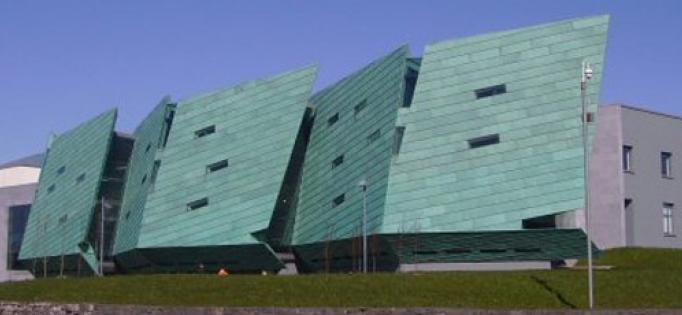
#> input picture Lab 10/GMIT2.jpg, 682 x 315 px, found by its file name
$ python Lab10.py   (Python 2 division)   (older library calls are emulated)
#> lines starting #> are read from the running program, lines starting #| are printed output that depends on the picture; after the words box and inside, x2 and y2 are one past the last pixel; in counts of white or black regions, pixels touching at a corner belong together
import cv2
import numpy as np
from matplotlib import pyplot as plt

filename = 'GMIT1.jpg'
#Image imported with color
img = cv2.imread('GMIT2.JPG')
#> img is the input picture: shape (315, 682, 3); mean B, G, R 134.5, 120.7, 100.4
#Image imported with greyscale
gray = cv2.imread('GMIT2.JPG',cv2.IMREAD_GRAYSCALE)
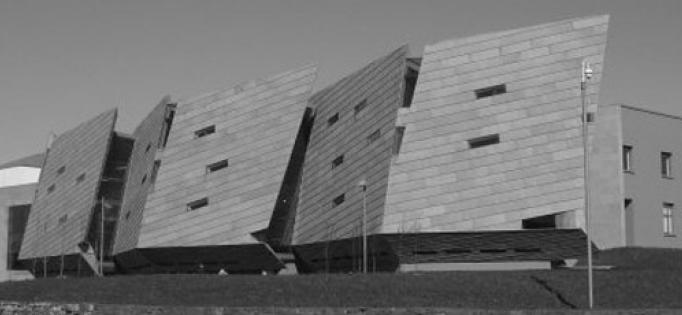
#> gray: shape (315, 682); min 7, max 249, mean 116.2

#Plots the positions for the 9 pictures
nrows=3
ncols=3

#Plots normal image
plt.subplot(nrows, ncols,1),plt.imshow(cv2.cvtColor(img,cv2.COLOR_BGR2RGB))
plt.title('Normal'), plt.xticks([]), plt.yticks([])
#plot the clear greyscale image
plt.subplot(nrows, ncols,2),plt.imshow(gray,cmap='gray')
plt.title('Grey'), plt.xticks([]), plt.yticks([])
#Corner Harris image
dst = cv2.cornerHarris(gray, 2, 3, 0.04)
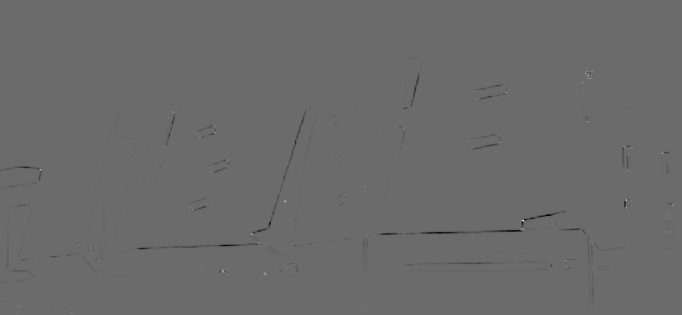
#> dst: shape (315, 682) float32; min -0.00145, max 0.00201, mean -4.03e-06; drawn with min black and max white
#Plot the harris image & Title
plt.subplot(nrows, ncols,3),plt.imshow(dst,cmap='gray')
plt.title('HarrisCornerDetection'), plt.xticks([]), plt.yticks([])
#Deep Copy image
imgHarris = img.copy()
#Display the above copy
plt.subplot(nrows, ncols,4),plt.imshow(cv2.cvtColor(imgHarris,cv2.COLOR_BGR2RGB))
plt.title('DeepCopy'), plt.xticks([]), plt.yticks([])

#Loop through every element in the 2d matrix - DST
threshold = 0.001;
for i in range(len(dst)):
 for j in range(len(dst[i])):
	if dst[i][j] > (threshold*dst.max()):
		cv2.circle(imgHarris,(j,i),3,(200, 100, 20),-1)
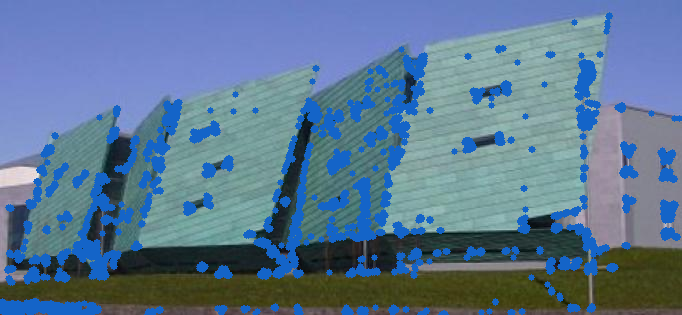
#> imgHarris: shape (315, 682, 3); 13.26% of pixels changed, all inside (x1, y1, x2, y2) = (0, 12, 682, 315)


#Plots the corner harris image
plt.subplot(nrows, ncols,5),plt.imshow(cv2.cvtColor(imgHarris,cv2.COLOR_BGR2RGB))
plt.title('Corners'), plt.xticks([]), plt.yticks([])
#Giving corners values
corners = cv2.goodFeaturesToTrack(gray,95,0.01,10)
#> corners = 95 rows, first 8: [522, 220], [222, 270], [284, 200], [251, 233], [264, 273], [39, 169], [625, 199], [662, 153]
#Deep copy image
imgShiTomasi = img.copy()

#Iterate over every pixel + draw a circle at each point higher than threshold
for i in corners:
	x,y = i.ravel()
	cv2.circle(imgShiTomasi,(x,y),3,(175, 85, 15),-1)
#> this loop made 95 passes
#> (x, y) on passes 1 to 12: (522, 220), (222, 270), (284, 200), (251, 233), (264, 273), (39, 169), (625, 199), (662, 153), (565, 260), (624, 146), (585, 73), (588, 120)
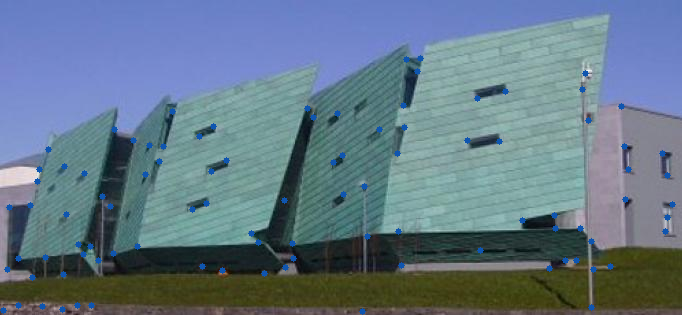
#> imgShiTomasi: shape (315, 682, 3); 1.28% of pixels changed, all inside (x1, y1, x2, y2) = (0, 55, 676, 315)

#Plot Shi image
plt.subplot(nrows, ncols,6),plt.imshow(cv2.cvtColor(imgShiTomasi,cv2.COLOR_BGR2RGB))
plt.title('Shi Image'), plt.xticks([]), plt.yticks([])

#Deep Copy #3
imgCopy = img.copy()

#Initiate SIFT detector with a feature limit of 50
sift = cv2.SIFT(50)
kp = sift.detect(gray,None)
#> kp = 51 keypoints; strongest (x, y, size): (627, 202, 4.7), (222, 271, 3.3), (493, 139, 7.4), (264, 273, 2.6)
#Draw keypoints
imgSift = cv2.drawKeypoints(imgCopy,kp,color=(40, 200, 35), flags = 4)
#Plot sift image
plt.subplot(nrows, ncols,7),plt.imshow(cv2.cvtColor(imgSift,cv2.COLOR_BGR2RGB))
plt.title('SiftImnage'), plt.xticks([]), plt.yticks([])

#Displays all images
plt.show()
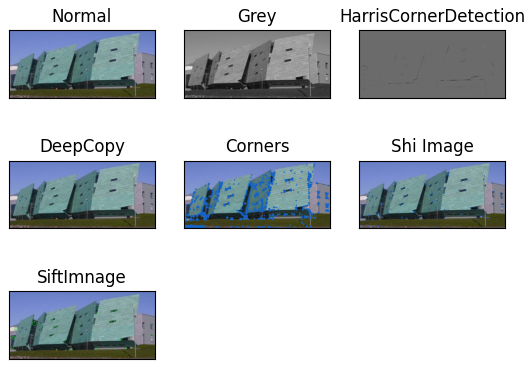
#> figure drawn by matplotlib, 7 panels
